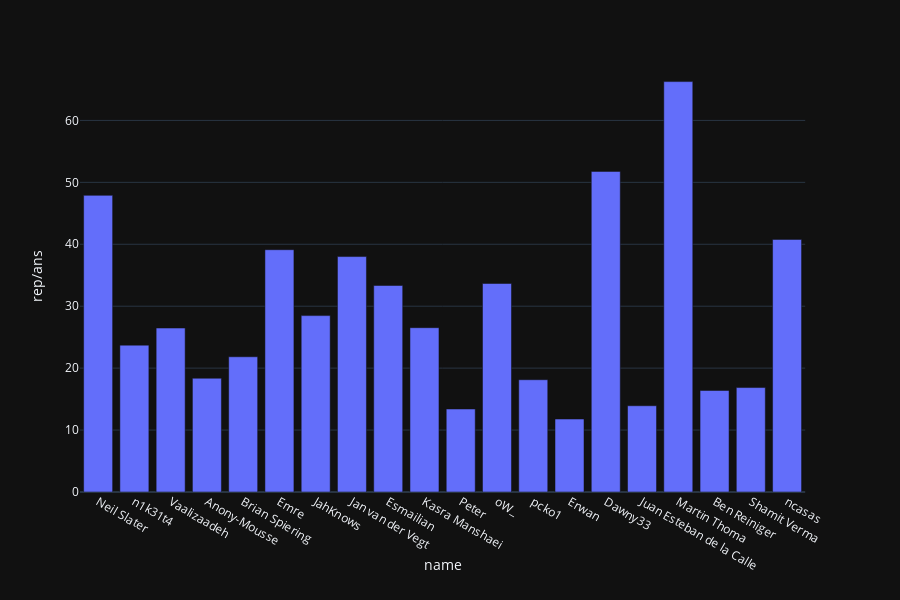

Source (notebook cell):
### Code cell
import plotly_express as px         
px.bar(the3, x='name', y='rep/ans', template='plotly_dark')

### Figure 1 — Plotly figure (JSON) as saved in the notebook; plotly's stock layout.template omitted (floating-point values rounded to 4 significant figures)
{"data": [{"alignmentgroup": "True", "hoverlabel": {"namelength": 0}, "hovertemplate": "name=%{x}<br>rep/ans=%{y}", "legendgroup": "", "marker": {"color": "#636efa"}, "name": "", "offsetgroup": "", "orientation": "v", "showlegend": false, "textposition": "auto", "type": "bar", "x": ["Neil Slater", "n1k31t4", "Vaalizaadeh", "Anony-Mousse", "Brian Spiering", "Emre", "JahKnows", "Jan van der Vegt", "Esmailian", "Kasra Manshaei", "Peter", "oW_", "pcko1", "Erwan", "Dawny33", "Juan Esteban de la Calle", "Martin Thoma", "Ben Reiniger", "Shamit Verma", "ncasas"], "xaxis": "x", "y": [47.9, 23.71, 26.47, 18.37, 21.84, 39.12, 28.48, 38.02, 33.35, 26.53, 13.4, 33.67, 18.13, 11.78, 51.77, 13.93, 66.27, 16.4, 16.87, 40.79], "yaxis": "y"}], "layout": {"barmode": "relative", "height": 600, "legend": {"tracegroupgap": 0}, "margin": {"t": 60}, "xaxis": {"anchor": "y", "domain": [0, 0.98], "title": {"text": "name"}}, "yaxis": {"anchor": "x", "domain": [0, 1], "title": {"text": "rep/ans"}}}}
